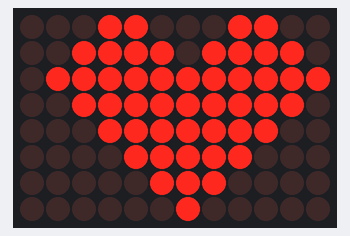
The sketch below on a simulated Arduino Uno R4 WiFi. Shown: 12×8 LED matrix.

Above: at 0.1 s.
At 0.6 s:
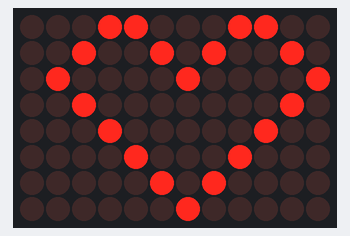

Measured:
- what the display in image 1 shows lasts 0.5 s, from 0.5 s to 1.0 s

The sketch:

4_base16_heart.ino
```cpp
#include "Arduino_LED_Matrix.h"
ArduinoLEDMatrix matrix;
void setup() {
  matrix.begin();
}
const uint32_t smile[] = {
  0x18c3de7f,
  0xf3fe1fc0,
  0xf8070020,
};
const uint32_t happy[] = {
  0x18c25242,
  0x12021040,
  0x88050020,
};
void loop() {
  matrix.loadFrame(smile);
  delay(500);
  matrix.loadFrame(happy);
  delay(500);
}
```
